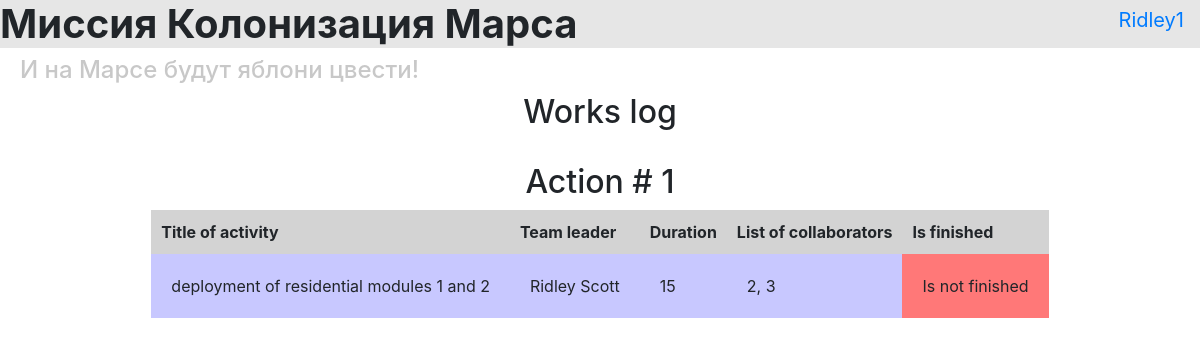
Screenshot of /table (signed in) with the database file from the repository.
### data/users.py (models this page shows, shortened)
class User(SqlAlchemyBase, UserMixin):
    __tablename__ = 'users'
    id = sqlalchemy.Column(sqlalchemy.Integer, primary_key=True, autoincrement=True)
    surname = sqlalchemy.Column(sqlalchemy.String, nullable=True)
    name = sqlalchemy.Column(sqlalchemy.String, nullable=True)
    age = sqlalchemy.Column(sqlalchemy.Integer, nullable=True)
    position = sqlalchemy.Column(sqlalchemy.String, nullable=True)
    speciality = sqlalchemy.Column(sqlalchemy.String, nullable=True)
    address = sqlalchemy.Column(sqlalchemy.String, nullable=True)
    email = sqlalchemy.Column(sqlalchemy.String, index=True, unique=True, nullable=True)
    hashed_password = sqlalchemy.Column(sqlalchemy.String, nullable=True)
    modified_date = sqlalchemy.Column(sqlalchemy.DateTime, default=datetime.datetime.now)
    news = orm.relationship("News", back_populates='user')

### data/jobs.py (models this page shows, shortened)
class Jobs(SqlAlchemyBase):
    __tablename__ = 'jobs'
    id = sqlalchemy.Column(sqlalchemy.Integer,
                           primary_key=True, autoincrement=True)
    team_leader = sqlalchemy.Column(sqlalchemy.Integer, sqlalchemy.ForeignKey("users.id"))   #
    job = sqlalchemy.Column(sqlalchemy.String, nullable=True)
    about = sqlalchemy.Column(sqlalchemy.String, nullable=True)
    work_size = sqlalchemy.Column(sqlalchemy.Integer, nullable=True)
    collaborators = sqlalchemy.Column(sqlalchemy.String, nullable=True)
    start_date = sqlalchemy.Column(sqlalchemy.DateTime, default=datetime.datetime.now, nullable=True)
    end_date = sqlalchemy.Column(sqlalchemy.DateTime, nullable=True)
    is_finished = sqlalchemy.Column(sqlalchemy.Boolean, default=False, nullable=True)
    team_leader_as_object = orm.relationship('User')

### main.py (the view)
@app.route('/table')
def table():
    jobs_and_leaders = [(job, db_sess.query(User).filter(User.id == int(job.team_leader)).first())
                        for job in db_sess.query(Jobs).all()]
    return render_template('table.html', jobs_and_leaders=jobs_and_leaders)

### main.py (called while the page is built)
@login_manager.user_loader
def load_user(user_id):
    return db_sess.query(User).get(user_id)

### templates/table.html
{% extends "base.html" %}
{% block content %}
<h2>Works log</h2>
<br>
{% for job, team_leader in jobs_and_leaders %}
  <h2 style="text-align: center">Action # {{ loop.index }}</h2>
  <table class="my-table">
    <thead>
      <tr>
        <th>Title of activity</th>
        <th>Team leader</th>
        <th>Duration</th>
        <th>List of collaborators</th>
        <th>Is finished</th>
      </tr>
    </thead>
    <tbody>
      <tr>
        <td>{{ job.job }}</td>
        <td>{{ team_leader.name }} {{ team_leader.surname }}</td>
        <td>{{ job.work_size }}</td>
        <td>{{ job.collaborators }}</td>
        {% if job.is_finished == True %}
          <td style="background-color: rgb(255, 120, 120);">Is finished</td>
        {% else %}
          <td style="background-color: rgb(255, 120, 120);">Is not finished</td>
        {% endif %}
      </tr>
    </tbody>
  </table>
  <br>
{% endfor %}
{% endblock %}

### templates/base.html (shortened to what this page needs)
<!doctype html>
<html lang="en">
<head>
    <link rel="stylesheet"
          href="https://stackpath.bootstrapcdn.com/bootstrap/4.4.1/css/bootstrap.min.css"
>
    <link rel="stylesheet" href="{{ url_for('static', filename='style.css') }}">
</head>
<body>
<header>
    <h1 style="background-color: rgb(230, 230, 230)"><strong>Миссия Колонизация Марса</strong></h1>
    <h4 style="color: rgb(200, 200, 200)">И на Марсе будут яблони цвести!</h4>
    <nav>
    {% if current_user.is_authenticated %}
        <a class="navbar-brand" href="/logout">{{ current_user.name }}</a>
    {% else %}
        <p>
            <a class="btn btn-primary " href="/register">Зарегистрироваться</a>
            <a class="btn btn-success" href="/login">Войти</a>
        </p>
    {% endif %}
    </nav>
</header>
<main role="main" class="container">
    {% block content %}{% endblock %}
</main>
</body>
</html>

### static/style.css (style rules this page uses)
h4 { color: gray; padding-left: 20px; }
h2 { text-align: center }
.my-table { border-collapse: collapse; margin: auto }
.my-table th { padding: 10px; background-color: lightgray }
.my-table td { padding: 20px; background-color: rgb(200, 200, 255) }
nav { position: absolute; top: 0; right: 0; }

### rows the page displays
User: name "Ridley1"
Jobs: job "deployment of residential modules 1 and 2", name "Ridley", surname "Scott", work_size "15", collaborators "2, 3", is_finished "Is not finished"
